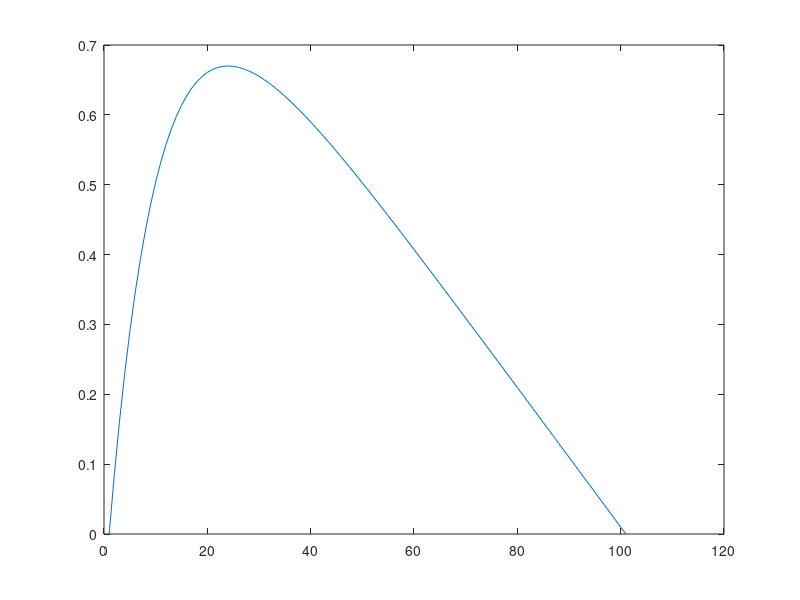

This figure's MATLAB source:
n=100;
dx=1/n;
a=zeros(n+1,n+1);
a(1,1)=1;
a(n+1,n+1)=1;
b=ones(n+1,1)*(-1);
b(1)=0;
b(n+1)=0;
for j=1:3
	eps=100*10^-j;
	for i=2:n
	a(i,i-1)=eps/dx^2-1/(2*dx);
	a(i,i+1)=eps/dx^2+1/(2*dx);
	a(i,i)=-2*eps/dx^2;
	end
	psi=inv(a)*b;
	plot(psi)
	pause(0.5)
end

